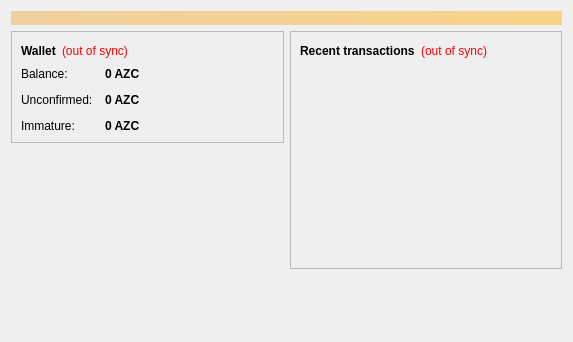
<?xml version="1.0" encoding="UTF-8"?>
<ui version="4.0">
 <class>OverviewPage</class>
 <widget class="QWidget" name="OverviewPage">
  <property name="geometry">
   <rect>
    <x>0</x>
    <y>0</y>
    <width>573</width>
    <height>342</height>
   </rect>
  </property>
  <property name="windowTitle">
   <string>Form</string>
  </property>
  <layout class="QVBoxLayout" name="topLayout">
   <item>
    <widget class="QLabel" name="labelAlerts">
     <property name="visible">
      <bool>false</bool>
     </property>
     <property name="styleSheet">
      <string notr="true">background-color: qlineargradient(x1: 0, y1: 0, x2: 1, y2: 0, stop:0 #F0D0A0, stop:1 #F8D488); color:#000000;</string>
     </property>
     <property name="wordWrap">
      <bool>true</bool>
     </property>
     <property name="margin">
      <number>3</number>
     </property>
    </widget>
   </item>
   <item>
    <layout class="QHBoxLayout" name="horizontalLayout" stretch="1,1">
     <item>
      <layout class="QVBoxLayout" name="verticalLayout_2">
       <item>
        <widget class="QFrame" name="frame">
         <property name="frameShape">
          <enum>QFrame::StyledPanel</enum>
         </property>
         <property name="frameShadow">
          <enum>QFrame::Raised</enum>
         </property>
         <layout class="QVBoxLayout" name="verticalLayout_4">
          <item>
           <layout class="QHBoxLayout" name="horizontalLayout_4">
            <item>
             <widget class="QLabel" name="label_5">
              <property name="font">
               <font>
                <weight>75</weight>
                <bold>true</bold>
               </font>
              </property>
              <property name="text">
               <string>Wallet</string>
              </property>
             </widget>
            </item>
            <item>
             <widget class="QLabel" name="labelWalletStatus">
              <property name="toolTip">
               <string>The displayed information may be out of date. Your wallet automatically synchronizes with the AzerothCoin network after a connection is established, but this process has not completed yet.</string>
              </property>
              <property name="styleSheet">
               <string notr="true">QLabel { color: red; }</string>
              </property>
              <property name="text">
               <string notr="true">(out of sync)</string>
              </property>
              <property name="alignment">
               <set>Qt::AlignLeading|Qt::AlignLeft|Qt::AlignVCenter</set>
              </property>
             </widget>
            </item>
            <item>
             <spacer name="horizontalSpacer_2">
              <property name="orientation">
               <enum>Qt::Horizontal</enum>
              </property>
              <property name="sizeHint" stdset="0">
               <size>
                <width>40</width>
                <height>20</height>
               </size>
              </property>
             </spacer>
            </item>
           </layout>
          </item>
          <item>
           <layout class="QFormLayout" name="formLayout_2">
            <property name="fieldGrowthPolicy">
             <enum>QFormLayout::AllNonFixedFieldsGrow</enum>
            </property>
            <property name="horizontalSpacing">
             <number>12</number>
            </property>
            <property name="verticalSpacing">
             <number>12</number>
            </property>
            <item row="0" column="0">
             <widget class="QLabel" name="label">
              <property name="text">
               <string>Balance:</string>
              </property>
             </widget>
            </item>
            <item row="0" column="1">
             <widget class="QLabel" name="labelBalance">
              <property name="font">
               <font>
                <weight>75</weight>
                <bold>true</bold>
               </font>
              </property>
              <property name="cursor">
               <cursorShape>IBeamCursor</cursorShape>
              </property>
              <property name="toolTip">
               <string>Your current balance</string>
              </property>
              <property name="text">
               <string notr="true">0 AZC</string>
              </property>
              <property name="textInteractionFlags">
               <set>Qt::LinksAccessibleByMouse|Qt::TextSelectableByKeyboard|Qt::TextSelectableByMouse</set>
              </property>
             </widget>
            </item>
            <item row="1" column="0">
             <widget class="QLabel" name="label_3">
              <property name="text">
               <string>Unconfirmed:</string>
              </property>
             </widget>
            </item>
            <item row="1" column="1">
             <widget class="QLabel" name="labelUnconfirmed">
              <property name="font">
               <font>
                <weight>75</weight>
                <bold>true</bold>
               </font>
              </property>
              <property name="cursor">
               <cursorShape>IBeamCursor</cursorShape>
              </property>
              <property name="toolTip">
               <string>Total of transactions that have yet to be confirmed, and do not yet count toward the current balance</string>
              </property>
              <property name="text">
               <string notr="true">0 AZC</string>
              </property>
              <property name="textInteractionFlags">
               <set>Qt::LinksAccessibleByMouse|Qt::TextSelectableByKeyboard|Qt::TextSelectableByMouse</set>
              </property>
             </widget>
            </item>
            <item row="2" column="0">
             <widget class="QLabel" name="labelImmatureText">
              <property name="text">
               <string>Immature:</string>
              </property>
             </widget>
            </item>
            <item row="2" column="1">
             <widget class="QLabel" name="labelImmature">
              <property name="font">
               <font>
                <weight>75</weight>
                <bold>true</bold>
               </font>
              </property>
              <property name="toolTip">
               <string>Mined balance that has not yet matured</string>
              </property>
              <property name="text">
               <string notr="true">0 AZC</string>
              </property>
              <property name="textInteractionFlags">
               <set>Qt::LinksAccessibleByMouse|Qt::TextSelectableByKeyboard|Qt::TextSelectableByMouse</set>
              </property>
             </widget>
            </item>
           </layout>
          </item>
         </layout>
        </widget>
       </item>
       <item>
        <spacer name="verticalSpacer">
         <property name="orientation">
          <enum>Qt::Vertical</enum>
         </property>
         <property name="sizeHint" stdset="0">
          <size>
           <width>20</width>
           <height>40</height>
          </size>
         </property>
        </spacer>
       </item>
      </layout>
     </item>
     <item>
      <layout class="QVBoxLayout" name="verticalLayout_3">
       <item>
        <widget class="QFrame" name="frame_2">
         <property name="frameShape">
          <enum>QFrame::StyledPanel</enum>
         </property>
         <property name="frameShadow">
          <enum>QFrame::Raised</enum>
         </property>
         <layout class="QVBoxLayout" name="verticalLayout">
          <item>
           <layout class="QHBoxLayout" name="horizontalLayout_2">
            <item>
             <widget class="QLabel" name="label_4">
              <property name="text">
               <string>&lt;b&gt;Recent transactions&lt;/b&gt;</string>
              </property>
             </widget>
            </item>
            <item>
             <widget class="QLabel" name="labelTransactionsStatus">
              <property name="toolTip">
               <string>The displayed information may be out of date. Your wallet automatically synchronizes with the AzerothCoin network after a connection is established, but this process has not completed yet.</string>
              </property>
              <property name="styleSheet">
               <string notr="true">QLabel { color: red; }</string>
              </property>
              <property name="text">
               <string notr="true">(out of sync)</string>
              </property>
              <property name="alignment">
               <set>Qt::AlignRight|Qt::AlignTrailing|Qt::AlignVCenter</set>
              </property>
             </widget>
            </item>
            <item>
             <spacer name="horizontalSpacer">
              <property name="orientation">
               <enum>Qt::Horizontal</enum>
              </property>
              <property name="sizeHint" stdset="0">
               <size>
                <width>40</width>
                <height>20</height>
               </size>
              </property>
             </spacer>
            </item>
           </layout>
          </item>
          <item>
           <widget class="QListView" name="listTransactions">
            <property name="styleSheet">
             <string notr="true">QListView { background: transparent; }</string>
            </property>
            <property name="frameShape">
             <enum>QFrame::NoFrame</enum>
            </property>
            <property name="verticalScrollBarPolicy">
             <enum>Qt::ScrollBarAlwaysOff</enum>
            </property>
            <property name="horizontalScrollBarPolicy">
             <enum>Qt::ScrollBarAlwaysOff</enum>
            </property>
            <property name="selectionMode">
             <enum>QAbstractItemView::NoSelection</enum>
            </property>
           </widget>
          </item>
         </layout>
        </widget>
       </item>
       <item>
        <spacer name="verticalSpacer_2">
         <property name="orientation">
          <enum>Qt::Vertical</enum>
         </property>
         <property name="sizeHint" stdset="0">
          <size>
           <width>20</width>
           <height>40</height>
          </size>
         </property>
        </spacer>
       </item>
      </layout>
     </item>
    </layout>
   </item>
  </layout>
 </widget>
 <resources/>
 <connections/>
</ui>
